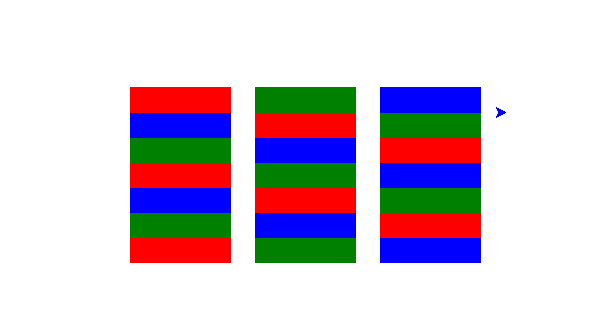

This chart was generated by the following Python code:
import turtle as trtl
pen = trtl.Turtle()

def drawRect():
    pen.pendown()
    pen.begin_fill()
    for i in range(2):
        pen.forward(100)
        pen.left(90)
        pen.forward(25)
        pen.left(90)
    pen.end_fill()
    pen.penup()

ypos = 0
color_counter = 0
pen.penup()
pen.speed(0)
for i in range(7):
    pen.goto(-175,ypos)
    for j in range(3):
        if color_counter%3 == 0:
            pen.color("red")
        elif color_counter%3 == 1:
            pen.color("green")
        else:
            pen.color("blue")
        drawRect()
        pen.forward(125)
        color_counter += 1
    ypos += 25
    color_counter += 1

wn = trtl.Screen()
wn.mainloop()
